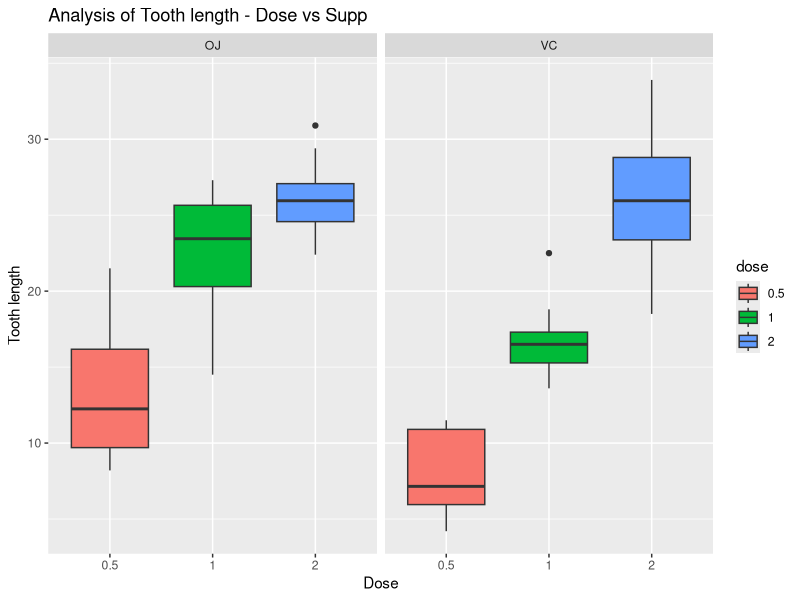

Here is the R script that generated this plot:
## ---- chunk 1
library (datasets)
?ToothGrowth
## ---- chunk 2
str(ToothGrowth)
## ---- chunk 3
library(ggplot2)

ToothGrowth$dose <-as.factor(ToothGrowth$dose)

ggplot(ToothGrowth, aes(x=dose,y=len,fill=dose)) + 
     geom_boxplot(notch=F) + facet_grid(.~supp) + 
     scale_x_discrete("Dose") + 
     scale_y_continuous("Tooth length") + 
     ggtitle("Analysis of Tooth length - Dose vs Supp")
## ---- chunk 4
# we resample the dataset
dat05 <- subset(ToothGrowth, dose == .5)
dat1  <- subset(ToothGrowth, dose == 1)
dat2  <- subset(ToothGrowth, dose == 2)

# we run the tests and collect the results
tsupp <- t.test(len~I(relevel(supp, 2)), data = ToothGrowth)
t05 <- t.test(len~I(relevel(supp, 2)), data=dat05)
t1 <- t.test(len~I(relevel(supp, 2)), data = dat1)
t2 <- t.test(len~I(relevel(supp, 2)), data = dat2)
tres <- data.frame("p-value"=c(tsupp$p.value,t05$p.value,t1$p.value,t2$p.value), 
                   "CI-Lower"=c(tsupp$conf[1],t05$conf[1],t1$conf[1],t2$conf[1]),
                   "CI-Upper"=c(tsupp$conf[2],t05$conf[2],t1$conf[2],t2$conf[2]),
                   "Mean VC" =c(tsupp$estimate[1],t05$estimate[1],t1$estimate[1],t2$estimate[1]), 
                   "Mean OJ" =c(tsupp$estimate[2],t05$estimate[2],t1$estimate[2],t2$estimate[2]), 
                   row.names=c("OJ vs VC: ", "0.5 dose: ", "1.0 dose: ","2.0 dose: "))

# we print the results
tres
